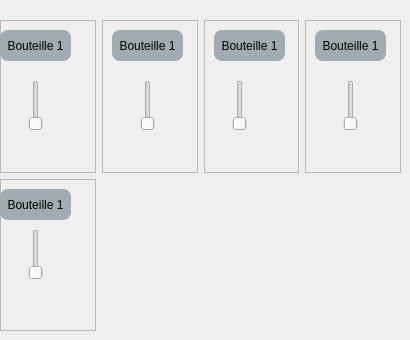
         <widget class="QWidget" name="dispenserControl">
          <widget class="QWidget" name="layoutWidget">
           <property name="geometry">
            <rect>
             <x>0</x>
             <y>20</y>
             <width>401</width>
             <height>311</height>
            </rect>
           </property>
           <layout class="QGridLayout" name="dispenserGridLayout">
            <item row="0" column="2">
             <widget class="QFrame" name="frame_8">
              <property name="frameShape">
               <enum>QFrame::StyledPanel</enum>
              </property>
              <property name="frameShadow">
               <enum>QFrame::Raised</enum>
              </property>
              <widget class="QLabel" name="label_6">
               <property name="geometry">
                <rect>
                 <x>10</x>
                 <y>10</y>
                 <width>71</width>
                 <height>31</height>
                </rect>
               </property>
               <property name="styleSheet">
                <string notr="true">color: black;
font-size: 12px;
border-radius: 8px;
background-color: #A0ACB0;</string>
               </property>
               <property name="text">
                <string>Bouteille 1</string>
               </property>
               <property name="alignment">
                <set>Qt::AlignCenter</set>
               </property>
              </widget>
              <widget class="QSlider" name="verticalSlider_6">
               <property name="geometry">
                <rect>
                 <x>20</x>
                 <y>60</y>
                 <width>31</width>
                 <height>51</height>
                </rect>
               </property>
               <property name="maximum">
                <number>1</number>
               </property>
               <property name="orientation">
                <enum>Qt::Vertical</enum>
               </property>
              </widget>
             </widget>
            </item>
            <item row="0" column="1">
             <widget class="QFrame" name="frame_2">
              <property name="frameShape">
               <enum>QFrame::StyledPanel</enum>
              </property>
              <property name="frameShadow">
               <enum>QFrame::Raised</enum>
              </property>
              <widget class="QLabel" name="label_4">
               <property name="geometry">
                <rect>
                 <x>10</x>
                 <y>10</y>
                 <width>71</width>
                 <height>31</height>
                </rect>
               </property>
               <property name="styleSheet">
                <string notr="true">color: black;
font-size: 12px;
border-radius: 8px;
background-color: #A0ACB0;</string>
               </property>
               <property name="text">
                <string>Bouteille 1</string>
               </property>
               <property name="alignment">
                <set>Qt::AlignCenter</set>
               </property>
              </widget>
              <widget class="QSlider" name="verticalSlider_4">
               <property name="geometry">
                <rect>
                 <x>30</x>
                 <y>60</y>
                 <width>31</width>
                 <height>51</height>
                </rect>
               </property>
               <property name="maximum">
                <number>1</number>
               </property>
               <property name="orientation">
                <enum>Qt::Vertical</enum>
               </property>
              </widget>
             </widget>
            </item>
            <item row="0" column="3">
             <widget class="DispenserControl" name="frame_10">
              <property name="frameShape">
               <enum>QFrame::StyledPanel</enum>
              </property>
              <property name="frameShadow">
               <enum>QFrame::Raised</enum>
              </property>
              <widget class="QLabel" name="label_8">
               <property name="geometry">
                <rect>
                 <x>10</x>
                 <y>10</y>
                 <width>71</width>
                 <height>31</height>
                </rect>
               </property>
               <property name="styleSheet">
                <string notr="true">color: black;
font-size: 12px;
border-radius: 8px;
background-color: #A0ACB0;</string>
               </property>
               <property name="text">
                <string>Bouteille 1</string>
               </property>
               <property name="alignment">
                <set>Qt::AlignCenter</set>
               </property>
              </widget>
              <widget class="QSlider" name="verticalSlider_8">
               <property name="geometry">
                <rect>
                 <x>30</x>
                 <y>60</y>
                 <width>31</width>
                 <height>51</height>
                </rect>
               </property>
               <property name="maximum">
                <number>1</number>
               </property>
               <property name="orientation">
                <enum>Qt::Vertical</enum>
               </property>
              </widget>
             </widget>
            </item>
            <item row="0" column="0">
             <widget class="QFrame" name="frame">
              <property name="frameShape">
               <enum>QFrame::StyledPanel</enum>
              </property>
              <property name="frameShadow">
               <enum>QFrame::Raised</enum>
              </property>
              <widget class="QLabel" name="label">
               <property name="geometry">
                <rect>
                 <x>0</x>
                 <y>10</y>
                 <width>71</width>
                 <height>31</height>
                </rect>
               </property>
               <property name="styleSheet">
                <string notr="true">color: black;
font-size: 12px;
border-radius: 8px;
background-color: #A0ACB0;</string>
               </property>
               <property name="text">
                <string>Bouteille 1</string>
               </property>
               <property name="alignment">
                <set>Qt::AlignCenter</set>
               </property>
              </widget>
              <widget class="QSlider" name="verticalSlider">
               <property name="geometry">
                <rect>
                 <x>20</x>
                 <y>60</y>
                 <width>31</width>
                 <height>51</height>
                </rect>
               </property>
               <property name="maximum">
                <number>1</number>
               </property>
               <property name="orientation">
                <enum>Qt::Vertical</enum>
               </property>
              </widget>
             </widget>
            </item>
            <item row="1" column="0">
             <widget class="QFrame" name="frame_17">
              <property name="frameShape">
               <enum>QFrame::StyledPanel</enum>
              </property>
              <property name="frameShadow">
               <enum>QFrame::Raised</enum>
              </property>
              <widget class="QLabel" name="label_10">
               <property name="geometry">
                <rect>
                 <x>0</x>
                 <y>10</y>
                 <width>71</width>
                 <height>31</height>
                </rect>
               </property>
               <property name="styleSheet">
                <string notr="true">color: black;
font-size: 12px;
border-radius: 8px;
background-color: #A0ACB0;</string>
               </property>
               <property name="text">
                <string>Bouteille 1</string>
               </property>
               <property name="alignment">
                <set>Qt::AlignCenter</set>
               </property>
              </widget>
              <widget class="QSlider" name="verticalSlider_10">
               <property name="geometry">
                <rect>
                 <x>20</x>
                 <y>50</y>
                 <width>31</width>
                 <height>51</height>
                </rect>
               </property>
               <property name="maximum">
                <number>1</number>
               </property>
               <property name="orientation">
                <enum>Qt::Vertical</enum>
               </property>
              </widget>
             </widget>
            </item>
           </layout>
          </widget>
         </widget>
